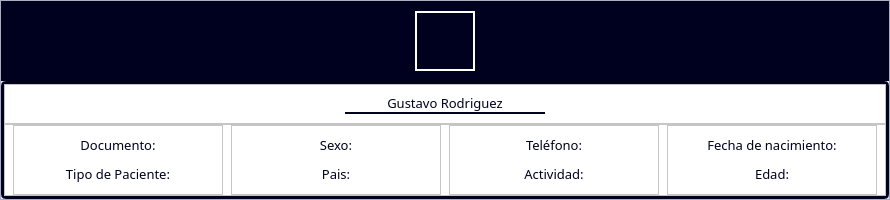
                        <widget class="QFrame" name="data_title_patient_s">
                         <property name="minimumSize">
                          <size>
                           <width>890</width>
                           <height>200</height>
                          </size>
                         </property>
                         <property name="maximumSize">
                          <size>
                           <width>890</width>
                           <height>200</height>
                          </size>
                         </property>
                         <property name="styleSheet">
                          <string notr="true">#data_title_patient {
border: 1px solid;
border-radius: 5px;
border-color: rgb(0, 0, 61);
}

QFrame {
background-color: rgb(221, 226, 249);
}</string>
                         </property>
                         <property name="frameShape">
                          <enum>QFrame::StyledPanel</enum>
                         </property>
                         <property name="frameShadow">
                          <enum>QFrame::Raised</enum>
                         </property>
                         <layout class="QVBoxLayout" name="verticalLayout_13">
                          <property name="spacing">
                           <number>0</number>
                          </property>
                          <property name="leftMargin">
                           <number>0</number>
                          </property>
                          <property name="topMargin">
                           <number>0</number>
                          </property>
                          <property name="rightMargin">
                           <number>0</number>
                          </property>
                          <property name="bottomMargin">
                           <number>0</number>
                          </property>
                          <item>
                           <widget class="QFrame" name="fr_photo_patient_s">
                            <property name="maximumSize">
                             <size>
                              <width>16777215</width>
                              <height>80</height>
                             </size>
                            </property>
                            <property name="styleSheet">
                             <string notr="true">background-color: rgb(0, 0, 31)</string>
                            </property>
                            <property name="frameShape">
                             <enum>QFrame::StyledPanel</enum>
                            </property>
                            <property name="frameShadow">
                             <enum>QFrame::Raised</enum>
                            </property>
                            <layout class="QHBoxLayout" name="horizontalLayout_7">
                             <item alignment="Qt::AlignHCenter">
                              <widget class="QLabel" name="photo_patient_s">
                               <property name="minimumSize">
                                <size>
                                 <width>60</width>
                                 <height>60</height>
                                </size>
                               </property>
                               <property name="maximumSize">
                                <size>
                                 <width>60</width>
                                 <height>60</height>
                                </size>
                               </property>
                               <property name="styleSheet">
                                <string notr="true">border: 2px solid;
border-color: white;</string>
                               </property>
                               <property name="text">
                                <string/>
                               </property>
                               <property name="pixmap">
                                <pixmap>images/foto-p.png</pixmap>
                               </property>
                               <property name="scaledContents">
                                <bool>true</bool>
                               </property>
                              </widget>
                             </item>
                            </layout>
                           </widget>
                          </item>
                          <item>
                           <widget class="QFrame" name="fr_data_patient_s">
                            <property name="font">
                             <font>
                              <pointsize>10</pointsize>
                             </font>
                            </property>
                            <property name="styleSheet">
                             <string notr="true">#fr_data_patient_s {
border: 3px solid;
border-radius: 5px;
border-color: rgb(0, 0, 31);
}

QFrame {
background-color: white;
}

QLabel {
background-color: white;
color: rgb(0, 0, 31);
}</string>
                            </property>
                            <property name="frameShape">
                             <enum>QFrame::StyledPanel</enum>
                            </property>
                            <property name="frameShadow">
                             <enum>QFrame::Raised</enum>
                            </property>
                            <layout class="QVBoxLayout" name="verticalLayout_14">
                             <property name="spacing">
                              <number>0</number>
                             </property>
                             <property name="leftMargin">
                              <number>0</number>
                             </property>
                             <property name="topMargin">
                              <number>0</number>
                             </property>
                             <property name="rightMargin">
                              <number>0</number>
                             </property>
                             <property name="bottomMargin">
                              <number>0</number>
                             </property>
                             <item>
                              <widget class="QFrame" name="fr_name_s">
                               <property name="minimumSize">
                                <size>
                                 <width>0</width>
                                 <height>40</height>
                                </size>
                               </property>
                               <property name="maximumSize">
                                <size>
                                 <width>16777215</width>
                                 <height>40</height>
                                </size>
                               </property>
                               <property name="frameShape">
                                <enum>QFrame::StyledPanel</enum>
                               </property>
                               <property name="frameShadow">
                                <enum>QFrame::Raised</enum>
                               </property>
                               <layout class="QHBoxLayout" name="horizontalLayout_14">
                                <item>
                                 <widget class="QLabel" name="nombrec_s">
                                  <property name="minimumSize">
                                   <size>
                                    <width>200</width>
                                    <height>20</height>
                                   </size>
                                  </property>
                                  <property name="maximumSize">
                                   <size>
                                    <width>200</width>
                                    <height>20</height>
                                   </size>
                                  </property>
                                  <property name="font">
                                   <font>
                                    <family>Circular Std Book</family>
                                    <pointsize>10</pointsize>
                                   </font>
                                  </property>
                                  <property name="styleSheet">
                                   <string notr="true">border-bottom: 2px solid;
border-radius: 30px;
border-color: rgb(0, 0, 31);</string>
                                  </property>
                                  <property name="text">
                                   <string>Gustavo Rodriguez</string>
                                  </property>
                                  <property name="alignment">
                                   <set>Qt::AlignCenter</set>
                                  </property>
                                 </widget>
                                </item>
                               </layout>
                              </widget>
                             </item>
                             <item>
                              <widget class="QFrame" name="fr_datapatient_s">
                               <property name="frameShape">
                                <enum>QFrame::StyledPanel</enum>
                               </property>
                               <property name="frameShadow">
                                <enum>QFrame::Raised</enum>
                               </property>
                               <layout class="QHBoxLayout" name="horizontalLayout_15">
                                <property name="spacing">
                                 <number>0</number>
                                </property>
                                <property name="leftMargin">
                                 <number>0</number>
                                </property>
                                <property name="topMargin">
                                 <number>0</number>
                                </property>
                                <property name="rightMargin">
                                 <number>0</number>
                                </property>
                                <property name="bottomMargin">
                                 <number>0</number>
                                </property>
                                <item>
                                 <widget class="QFrame" name="fr_datap_s1">
                                  <property name="minimumSize">
                                   <size>
                                    <width>210</width>
                                    <height>0</height>
                                   </size>
                                  </property>
                                  <property name="maximumSize">
                                   <size>
                                    <width>210</width>
                                    <height>16777215</height>
                                   </size>
                                  </property>
                                  <property name="frameShape">
                                   <enum>QFrame::StyledPanel</enum>
                                  </property>
                                  <property name="frameShadow">
                                   <enum>QFrame::Raised</enum>
                                  </property>
                                  <layout class="QVBoxLayout" name="verticalLayout_15">
                                   <property name="spacing">
                                    <number>0</number>
                                   </property>
                                   <property name="leftMargin">
                                    <number>0</number>
                                   </property>
                                   <property name="topMargin">
                                    <number>0</number>
                                   </property>
                                   <property name="rightMargin">
                                    <number>0</number>
                                   </property>
                                   <property name="bottomMargin">
                                    <number>0</number>
                                   </property>
                                   <item alignment="Qt::AlignHCenter">
                                    <widget class="QLabel" name="documento_s">
                                     <property name="minimumSize">
                                      <size>
                                       <width>150</width>
                                       <height>20</height>
                                      </size>
                                     </property>
                                     <property name="maximumSize">
                                      <size>
                                       <width>16777215</width>
                                       <height>20</height>
                                      </size>
                                     </property>
                                     <property name="font">
                                      <font>
                                       <family>Circular Std Book</family>
                                       <pointsize>10</pointsize>
                                      </font>
                                     </property>
                                     <property name="styleSheet">
                                      <string notr="true"/>
                                     </property>
                                     <property name="text">
                                      <string>Documento:</string>
                                     </property>
                                     <property name="alignment">
                                      <set>Qt::AlignCenter</set>
                                     </property>
                                    </widget>
                                   </item>
                                   <item alignment="Qt::AlignHCenter">
                                    <widget class="QLabel" name="tipo_patient_s">
                                     <property name="minimumSize">
                                      <size>
                                       <width>150</width>
                                       <height>20</height>
                                      </size>
                                     </property>
                                     <property name="maximumSize">
                                      <size>
                                       <width>16777215</width>
                                       <height>20</height>
                                      </size>
                                     </property>
                                     <property name="font">
                                      <font>
                                       <family>Circular Std Book</family>
                                       <pointsize>10</pointsize>
                                      </font>
                                     </property>
                                     <property name="styleSheet">
                                      <string notr="true"/>
                                     </property>
                                     <property name="text">
                                      <string>Tipo de Paciente:</string>
                                     </property>
                                     <property name="alignment">
                                      <set>Qt::AlignCenter</set>
                                     </property>
                                    </widget>
                                   </item>
                                  </layout>
                                 </widget>
                                </item>
                                <item>
                                 <widget class="QFrame" name="fr_datap_s2">
                                  <property name="minimumSize">
                                   <size>
                                    <width>210</width>
                                    <height>0</height>
                                   </size>
                                  </property>
                                  <property name="maximumSize">
                                   <size>
                                    <width>210</width>
                                    <height>16777215</height>
                                   </size>
                                  </property>
                                  <property name="frameShape">
                                   <enum>QFrame::StyledPanel</enum>
                                  </property>
                                  <property name="frameShadow">
                                   <enum>QFrame::Raised</enum>
                                  </property>
                                  <layout class="QVBoxLayout" name="verticalLayout_16">
                                   <property name="spacing">
                                    <number>0</number>
                                   </property>
                                   <property name="leftMargin">
                                    <number>0</number>
                                   </property>
                                   <property name="topMargin">
                                    <number>0</number>
                                   </property>
                                   <property name="rightMargin">
                                    <number>0</number>
                                   </property>
                                   <property name="bottomMargin">
                                    <number>0</number>
                                   </property>
                                   <item alignment="Qt::AlignHCenter">
                                    <widget class="QLabel" name="sexo_s">
                                     <property name="minimumSize">
                                      <size>
                                       <width>150</width>
                                       <height>20</height>
                                      </size>
                                     </property>
                                     <property name="maximumSize">
                                      <size>
                                       <width>16777215</width>
                                       <height>20</height>
                                      </size>
                                     </property>
                                     <property name="font">
                                      <font>
                                       <family>Circular Std Book</family>
                                       <pointsize>10</pointsize>
                                      </font>
                                     </property>
                                     <property name="styleSheet">
                                      <string notr="true"/>
                                     </property>
                                     <property name="text">
                                      <string>Sexo:</string>
                                     </property>
                                     <property name="alignment">
                                      <set>Qt::AlignCenter</set>
                                     </property>
                                    </widget>
                                   </item>
                                   <item alignment="Qt::AlignHCenter">
                                    <widget class="QLabel" name="nombrec_s_5">
                                     <property name="minimumSize">
                                      <size>
                                       <width>150</width>
                                       <height>20</height>
                                      </size>
                                     </property>
                                     <property name="maximumSize">
                                      <size>
                                       <width>16777215</width>
                                       <height>20</height>
                                      </size>
                                     </property>
                                     <property name="font">
                                      <font>
                                       <family>Circular Std Book</family>
                                       <pointsize>10</pointsize>
                                      </font>
                                     </property>
                                     <property name="styleSheet">
                                      <string notr="true"/>
                                     </property>
                                     <property name="text">
                                      <string>Pais:</string>
                                     </property>
                                     <property name="alignment">
                                      <set>Qt::AlignCenter</set>
                                     </property>
                                    </widget>
                                   </item>
                                  </layout>
                                 </widget>
                                </item>
                                <item>
                                 <widget class="QFrame" name="fr_datap_s3">
                                  <property name="minimumSize">
                                   <size>
                                    <width>210</width>
                                    <height>0</height>
                                   </size>
                                  </property>
                                  <property name="maximumSize">
                                   <size>
                                    <width>210</width>
                                    <height>16777215</height>
                                   </size>
                                  </property>
                                  <property name="frameShape">
                                   <enum>QFrame::StyledPanel</enum>
                                  </property>
                                  <property name="frameShadow">
                                   <enum>QFrame::Raised</enum>
                                  </property>
                                  <layout class="QVBoxLayout" name="verticalLayout_36">
                                   <property name="spacing">
                                    <number>0</number>
                                   </property>
                                   <property name="leftMargin">
                                    <number>0</number>
                                   </property>
                                   <property name="topMargin">
                                    <number>0</number>
                                   </property>
                                   <property name="rightMargin">
                                    <number>0</number>
                                   </property>
                                   <property name="bottomMargin">
                                    <number>0</number>
                                   </property>
                                   <item alignment="Qt::AlignHCenter">
                                    <widget class="QLabel" name="telf_s">
                                     <property name="minimumSize">
                                      <size>
                                       <width>150</width>
                                       <height>20</height>
                                      </size>
                                     </property>
                                     <property name="maximumSize">
                                      <size>
                                       <width>16777215</width>
                                       <height>20</height>
                                      </size>
                                     </property>
                                     <property name="font">
                                      <font>
                                       <family>Circular Std Book</family>
                                       <pointsize>10</pointsize>
                                      </font>
                                     </property>
                                     <property name="styleSheet">
                                      <string notr="true"/>
                                     </property>
                                     <property name="text">
                                      <string>Teléfono:</string>
                                     </property>
                                     <property name="alignment">
                                      <set>Qt::AlignCenter</set>
                                     </property>
                                    </widget>
                                   </item>
                                   <item alignment="Qt::AlignHCenter">
                                    <widget class="QLabel" name="Act_fisica_s">
                                     <property name="minimumSize">
                                      <size>
                                       <width>150</width>
                                       <height>20</height>
                                      </size>
                                     </property>
                                     <property name="maximumSize">
                                      <size>
                                       <width>16777215</width>
                                       <height>20</height>
                                      </size>
                                     </property>
                                     <property name="font">
                                      <font>
                                       <family>Circular Std Book</family>
                                       <pointsize>10</pointsize>
                                      </font>
                                     </property>
                                     <property name="styleSheet">
                                      <string notr="true"/>
                                     </property>
                                     <property name="text">
                                      <string>Actividad:</string>
                                     </property>
                                     <property name="alignment">
                                      <set>Qt::AlignCenter</set>
                                     </property>
                                    </widget>
                                   </item>
                                  </layout>
                                 </widget>
                                </item>
                                <item>
                                 <widget class="QFrame" name="fr_datap_s4">
                                  <property name="minimumSize">
                                   <size>
                                    <width>210</width>
                                    <height>0</height>
                                   </size>
                                  </property>
                                  <property name="maximumSize">
                                   <size>
                                    <width>210</width>
                                    <height>16777215</height>
                                   </size>
                                  </property>
                                  <property name="frameShape">
                                   <enum>QFrame::StyledPanel</enum>
                                  </property>
                                  <property name="frameShadow">
                                   <enum>QFrame::Raised</enum>
                                  </property>
                                  <layout class="QVBoxLayout" name="verticalLayout_37">
                                   <property name="spacing">
                                    <number>0</number>
                                   </property>
                                   <property name="leftMargin">
                                    <number>0</number>
                                   </property>
                                   <property name="topMargin">
                                    <number>0</number>
                                   </property>
                                   <property name="rightMargin">
                                    <number>0</number>
                                   </property>
                                   <property name="bottomMargin">
                                    <number>0</number>
                                   </property>
                                   <item>
                                    <widget class="QLabel" name="fnacimiento_s">
                                     <property name="minimumSize">
                                      <size>
                                       <width>160</width>
                                       <height>20</height>
                                      </size>
                                     </property>
                                     <property name="maximumSize">
                                      <size>
                                       <width>16777215</width>
                                       <height>20</height>
                                      </size>
                                     </property>
                                     <property name="font">
                                      <font>
                                       <family>Circular Std Book</family>
                                       <pointsize>10</pointsize>
                                      </font>
                                     </property>
                                     <property name="styleSheet">
                                      <string notr="true"/>
                                     </property>
                                     <property name="text">
                                      <string>Fecha de nacimiento:</string>
                                     </property>
                                     <property name="alignment">
                                      <set>Qt::AlignCenter</set>
                                     </property>
                                    </widget>
                                   </item>
                                   <item>
                                    <widget class="QLabel" name="edad_s">
                                     <property name="minimumSize">
                                      <size>
                                       <width>150</width>
                                       <height>20</height>
                                      </size>
                                     </property>
                                     <property name="maximumSize">
                                      <size>
                                       <width>16777215</width>
                                       <height>20</height>
                                      </size>
                                     </property>
                                     <property name="font">
                                      <font>
                                       <family>Circular Std Book</family>
                                       <pointsize>10</pointsize>
                                      </font>
                                     </property>
                                     <property name="styleSheet">
                                      <string notr="true"/>
                                     </property>
                                     <property name="text">
                                      <string>Edad:</string>
                                     </property>
                                     <property name="alignment">
                                      <set>Qt::AlignCenter</set>
                                     </property>
                                    </widget>
                                   </item>
                                  </layout>
                                 </widget>
                                </item>
                               </layout>
                              </widget>
                             </item>
                            </layout>
                           </widget>
                          </item>
                         </layout>
                        </widget>
